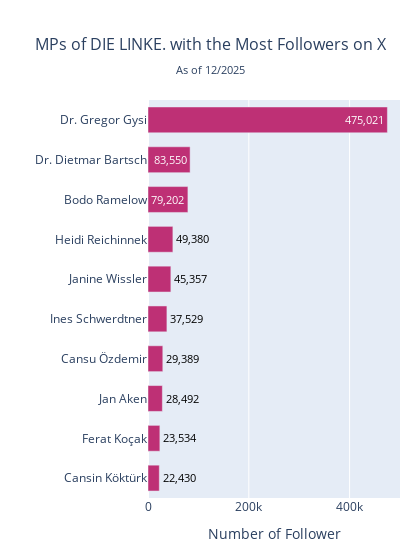

Here is the notebook cell this chart was saved with:
### Code cell
party="DIE LINKE."
plot_party_hbar(
    df_profiles[df_profiles["partei_kurz"]==party], 
    'FULLNAME', 
    'followers_count', 
    top_n=10, 
    title=f'MPs of {party} with the Most Followers on X',
    x_label='Number of Follower',
    save_name="top10_followers_linke_eng",
    mobile=True
)

### Figure 1 — Plotly figure (JSON) as saved in the notebook; plotly's stock layout.template omitted (floating-point values rounded to 4 significant figures)
{"data": [{"cliponaxis": false, "customdata": [["DIE LINKE.", "Cansin Köktürk", "Cansin Köktürk"], ["DIE LINKE.", "Ferat Koçak", "Ferat Koçak"], ["DIE LINKE.", "Jan Aken", "Jan Aken"], ["DIE LINKE.", "Cansu Özdemir", "Cansu Özdemir"], ["DIE LINKE.", "Ines Schwerdtner", "Ines Schwerdtner"], ["DIE LINKE.", "Janine Wissler", "Janine Wissler"], ["DIE LINKE.", "Heidi Reichinnek", "Heidi Reichinnek"], ["DIE LINKE.", "Bodo Ramelow", "Bodo Ramelow"], ["DIE LINKE.", "Dr. Dietmar Bartsch", "Dr. Dietmar Bartsch"], ["DIE LINKE.", "Dr. Gregor Gysi", "Dr. Gregor Gysi"]], "hovertemplate": "Name: %{customdata[2]} (%{customdata[1]})<br>Number of Follower: %{x:,.0f}<br>partei_kurz: %{customdata[0]}<extra></extra>", "insidetextanchor": "end", "marker": {"color": ["#BE3075", "#BE3075", "#BE3075", "#BE3075", "#BE3075", "#BE3075", "#BE3075", "#BE3075", "#BE3075", "#BE3075"]}, "orientation": "h", "text": ["22,430", "23,534", "28,492", "29,389", "37,529", "45,357", "49,380", "79,202", "83,550", "475,021"], "textfont": {"color": ["#000000", "#000000", "#000000", "#000000", "#000000", "#000000", "#000000", "#FFFFFF", "#FFFFFF", "#FFFFFF"]}, "textposition": ["outside", "outside", "outside", "outside", "outside", "outside", "outside", "inside", "inside", "inside"], "texttemplate": "%{text}", "type": "bar", "x": [22430, 23534, 28492, 29389, 37529, 45357, 49380, 79202, 83550, 475021], "y": ["Cansin Köktürk", "Ferat Koçak", "Jan Aken", "Cansu Özdemir", "Ines Schwerdtner", "Janine Wissler", "Heidi Reichinnek", "Bodo Ramelow", "Dr. Dietmar Bartsch", "Dr. Gregor Gysi"]}], "layout": {"bargap": 0.35, "height": 550, "margin": {"b": 10, "l": 10, "r": 20, "t": 100}, "title": {"font": {"size": 16}, "text": "MPs of DIE LINKE. with the Most Followers on X<br><sub style='font-size:0.85em; line-height:0.5;'>As of 12/2025</sub>", "x": 0.5, "xanchor": "center", "yanchor": "top", "yref": "container"}, "uniformtext": {"minsize": 8, "mode": "show"}, "width": 420, "xaxis": {"title": {"text": "Number of Follower"}}, "yaxis": {"title": {"text": ""}}}}
